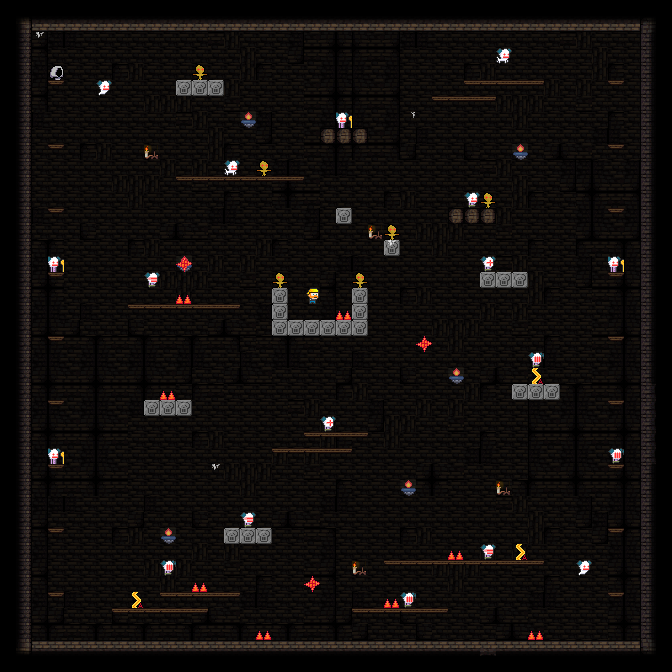

A 2D game scene composited from a Tiled map and its tileset images. What follows is a short description and the map's XML, with each tile layer's data collapsed to a summary:
An orthogonal 42x42 tile map with 16x16 px tiles, 5 tile layers (back, stage, deco, unit, ...), 2 tilesets.

<map version="1.0" orientation="orthogonal" renderorder="right-down" width="42" height="42" tilewidth="16" tileheight="16" nextobjectid="4">
 <tileset firstgid="1" name="dungeonTileSet" tilewidth="16" tileheight="16" tilecount="1024">
  <image source="dungeonTileset.png" width="512" height="512" />
  <terraintypes>
   <terrain name="blocks" tile="-1" />
   <terrain name="empty" tile="-1" />
  </terraintypes>
  <tile id="4" terrain="1,1,1,0" />
  <tile id="5" terrain="1,1,0,0" />
  <tile id="6" terrain="1,1,0,1" />
  <tile id="12" terrain="0,0,0,1" />
  <tile id="13" terrain="0,0,1,1" />
  <tile id="14" terrain="0,0,1,0" />
  <tile id="36" terrain="1,0,1,0" />
  <tile id="37" terrain="0,0,0,0" />
  <tile id="38" terrain="0,1,0,1" />
  <tile id="44" terrain="0,1,0,1" />
  <tile id="45" terrain="1,1,1,1" />
  <tile id="46" terrain="1,0,1,0" />
  <tile id="68" terrain="1,0,1,1" />
  <tile id="69" terrain="0,0,1,1" />
  <tile id="70" terrain="0,1,1,1" />
  <tile id="76" terrain="0,1,0,0" />
  <tile id="77" terrain="1,1,0,0" />
  <tile id="78" terrain="1,0,0,0" />
 </tileset>
 <tileset firstgid="1025" name="brickTileset" tilewidth="16" tileheight="16" tilecount="1024">
  <image source="brickTileset.png" width="512" height="512" />
 </tileset>
 <layer name="back" width="42" height="42">
  <data>[1764 cells, 1764 non-empty, 9 distinct tile ids]</data>
 </layer>
 <layer name="stage" width="42" height="42">
  <data>[1764 cells, 431 non-empty, 17 distinct tile ids]</data>
 </layer>
 <layer name="deco" width="42" height="42">
  <data>[1764 cells, 11 non-empty, 3 distinct tile ids]</data>
 </layer>
 <layer name="unit" width="42" height="42">
  <data>[1764 cells, 41 non-empty, 14 distinct tile ids]</data>
 </layer>
 <layer name="fore" width="42" height="42">
  <data>[1764 cells, 2 non-empty, 1 distinct tile ids]</data>
 </layer>
</map>
